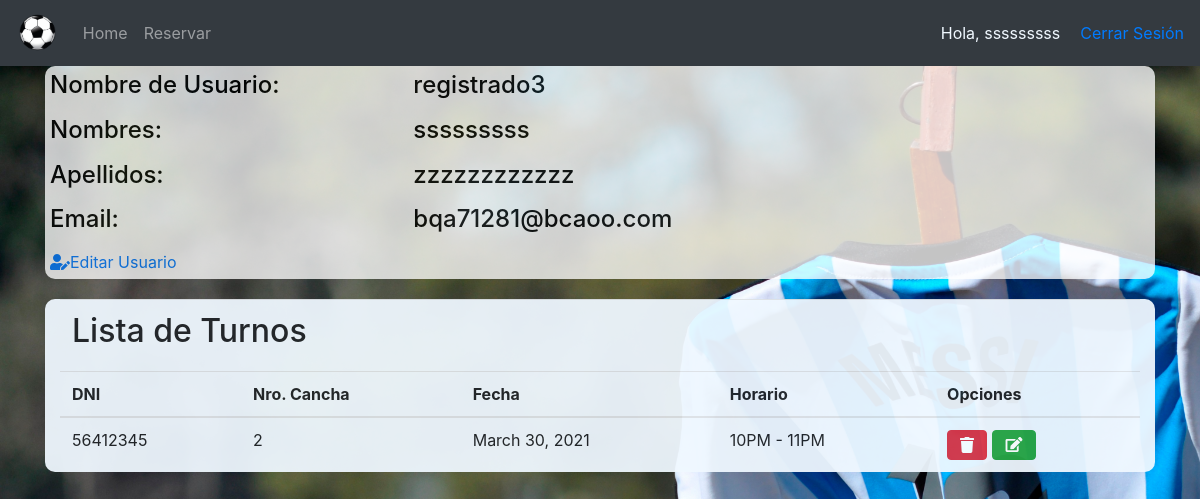
Before: /Perfil/ (signed in) with the older database file.
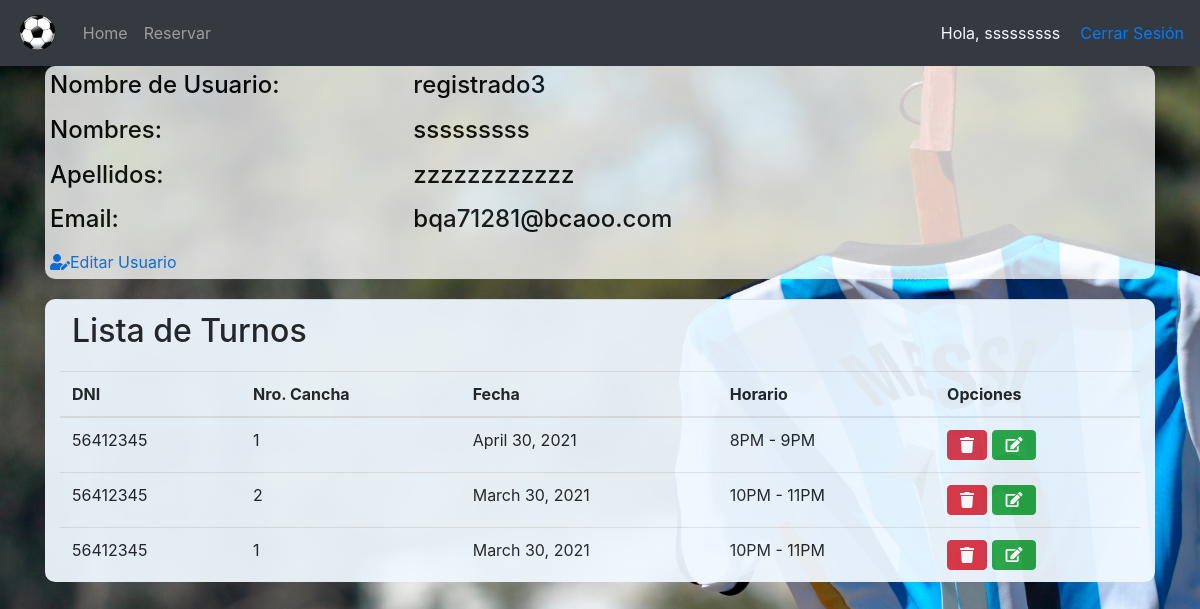
After: the same page with the newer database file.
### users/models.py (models this page shows, shortened)
class Usuario(AbstractBaseUser, PermissionsMixin):
    username = models.CharField("Usuario", unique=True, max_length=50)
    first_name = models.CharField("Nombres", max_length=200)
    surname = models.CharField("Apellidos", max_length=200)
    dni = models.CharField("Dni", unique=True, max_length=8)
    email = models.EmailField(_('email address'), unique=True)
    is_staff = models.BooleanField(default=False)
    is_active = models.BooleanField(default=True)
    date_joined = models.DateTimeField(default=timezone.now)
    USERNAME_FIELD = 'username'
    REQUIRED_FIELDS = ['email' ,'dni', 'first_name' , 'surname']
    objects = CustomUserManager()

### turnos/models.py (models this page shows, shortened)
class Turno(models.Model):
    dia = models.DateField()
    hora = models.CharField(blank=False, null=False, max_length=20, choices=HORARIOS)
    persona = models.ForeignKey(Usuario, on_delete=models.CASCADE)
    cancha = models.ForeignKey(Cancha, blank=False, null=False, on_delete=models.CASCADE)
    class Meta:
        ordering = ['dia']

### turnos/views.py (the view)
# urls.py: path('Perfil/', FormularioTurnosView.lista_turnos, name='lista_turnos'),
    @login_required
    def lista_turnos(request):
        actual_user = request.user.id
        hoy = date.today()
        data = {
            'turnos': Turno.objects.filter(persona_id=request.user.id, dia__gte=hoy).order_by('-dia'),
        }
        return render(request, 'accounts/registrados/perfil.html', data)

### templates/accounts/registrados/perfil.html (shortened to what this page needs)
{% extends 'accounts/header.html' %}
{% load static %}
    {% block content %}
    <link rel="stylesheet" type="text/css" href="{% static '/css/perfil.css' %}">
    <link rel="stylesheet" href="https://stackpath.bootstrapcdn.com/bootstrap/4.4.1/css/bootstrap.min.css">
    <link rel="stylesheet" href="https://cdnjs.cloudflare.com/ajax/libs/font-awesome/5.15.2/css/all.min.css" />
</head>
<body>
    <div class="container-lg well span6">
        <div class="row-fluid">
            <div class="span8">
                <div class="row">
                    <div class ="col-md-4">
                        <label><h4 class="datos">Nombre de Usuario: </h4></label>
                    </div>
                    <p><h4 class="datos">{{ user.username }}</h4></p>
                </div>
                <div class="row">
                    <div class ="col-md-4">
                        <label><h4 class="datos">Nombres: </h4></label>
                    </div>
                    <p><h4 class="datos">{{ user.first_name }}</h4><p>
                </div>
                <div class="row">
                    <div class ="col-md-4">
                        <label><h4 class="datos">Apellidos: </h4></label>
                    </div>
                    <p><h4 class="datos">{{ user.surname }}</h4><p>
                </div>
                <div class="row">
                    <div class ="col-md-4">
                        <label><h4 class="datos">Email: </h4></label>
                    </div>
                    <p><h4 class="datos">{{ user.email }}</h4><p>
                </div>
                <div class="row">
                    <div class="col float-md-right">
                        <a href="{% url 'editar_user' user.id %}"><i class="fas fa-user-edit"></i>Editar Usuario</a>
                    </div>
                </div>
            </div>
    <div class="container-lg well span6" style="background-color: aliceblue; opacity: 94%; border-radius: 10px;">
        <table class="table" style="margin-top: 20px;">
            <thead>
                <tr>
                    <td colspan="6"><h2>Lista de Turnos</h2></td>
                </tr>
            <tr>
                <th scope="col">DNI</th>
                <th scope="col">Nro. Cancha</th>
                <th scope="col">Fecha</th>
                <th scope="col">Horario</th>
                <th scope="col">Opciones</th>
            </tr>
            </thead>
            <tbody>
            {% for i in turnos %}
                <tr>
                    <td>{{ i.persona.dni }}</td>
                    <td>{{ i.cancha_id }}</td>
                    <td>{{ i.dia }}</td>
                    <td>{{ i.hora }}</td>
                    <td>
                        <a class="btn btn-danger" href="#" onclick="eliminarTurno({{ i.id }})"><i class="fas fa-trash btn-xs"></i></a>
                        <a class="btn btn-success btn-xs" href="{% url 'editar_turno' i.id %}"><i class="fas fa-edit btn-xs"></i></a>
                    </td>
                </tr>
            {% endfor %}
            </tbody>
        </table>
    </div>
    {% endblock %}

### templates/accounts/header.html (shortened to what this page needs)
{% load static %}
<html>
<head>
    <link rel="stylesheet" href="https://stackpath.bootstrapcdn.com/bootstrap/4.4.1/css/bootstrap.min.css">
</head>
<body>
    <div class="login_container" style="padding-bottom: 0px;">
        <nav class="navbar navbar-expand-lg navbar-dark bg-dark">
            <a class="navbar-brand">
                <img src="{% static '/css/img/logo_pag.png' %}" height="40px">
            </a>
            <div class="collapse navbar-collapse" id="menu">
                <ul class="navbar-nav mr-auto">
                    {% if user.is_authenticated %}
                    <li class="navbar-item"><a href="http://127.0.0.1:8000/Home_user" class="nav-link">Home</a></li>
                    <li class="navbar-item"><a href="http://127.0.0.1:8000/reservas/" class="nav-link">Reservar</a></li>
                    {% else %}
                    <li class="navbar-item"><a href="http://127.0.0.1:8000/" class="nav-link">Home</a></li>
                    <li class="navbar-item"><a href="http://127.0.0.1:8000/reservas/" class="nav-link">Reservar</a></li>
                    {% endif %}
                </ul>
            </div>
            <div class="navbar-collapse collapse 2-100 order-3 dual-collapse2">
                <ul class="navbar-nav ml-auto">
                    {% if user.is_authenticated %}
                    <span style="margin-right: 20px; color: aliceblue;">Hola, <a style="color: aliceblue;" href="http://127.0.0.1:8000/Perfil/"> {{ user.first_name }}</a></span>
                    <span><a href=" {% url 'Logout' %}">Cerrar Sesión</a></span>
                    {% else %}
                    <li class="nav-item"><a class="nav-link" href="http://127.0.0.1:8000/Login">Iniciar Sesión</a></li>
                    <li class="nav-item"><a class="nav-link" href="http://127.0.0.1:8000/register">Registrarse</a></li>
                    {% endif %}
                </ul>
            </div>
        </nav>
    </div>
    {% block content %} {% endblock %}
</body>
</html>

### static/css/perfil.css (style rules this page uses)
body { background: url(./img/opcion1.jpg) no-repeat center center fixed; background-size: cover; }
.span8 { background-color: #ffffff; border-radius: 10px; padding-left: 5px; padding-top: 5px; padding-bottom: 5px; opacity: 77%; }
.datos { color: rgb(2, 2, 2); opacity: 100%; }
.fa-edit { padding-bottom: 1px; }

Changed rows visible on the page:
added Turno: persona.dni "56412345", cancha_id "1", dia "April 30, 2021", hora "8PM - 9PM"
added Turno: persona.dni "56412345", cancha_id "1", dia "March 30, 2021", hora "10PM - 11PM"
